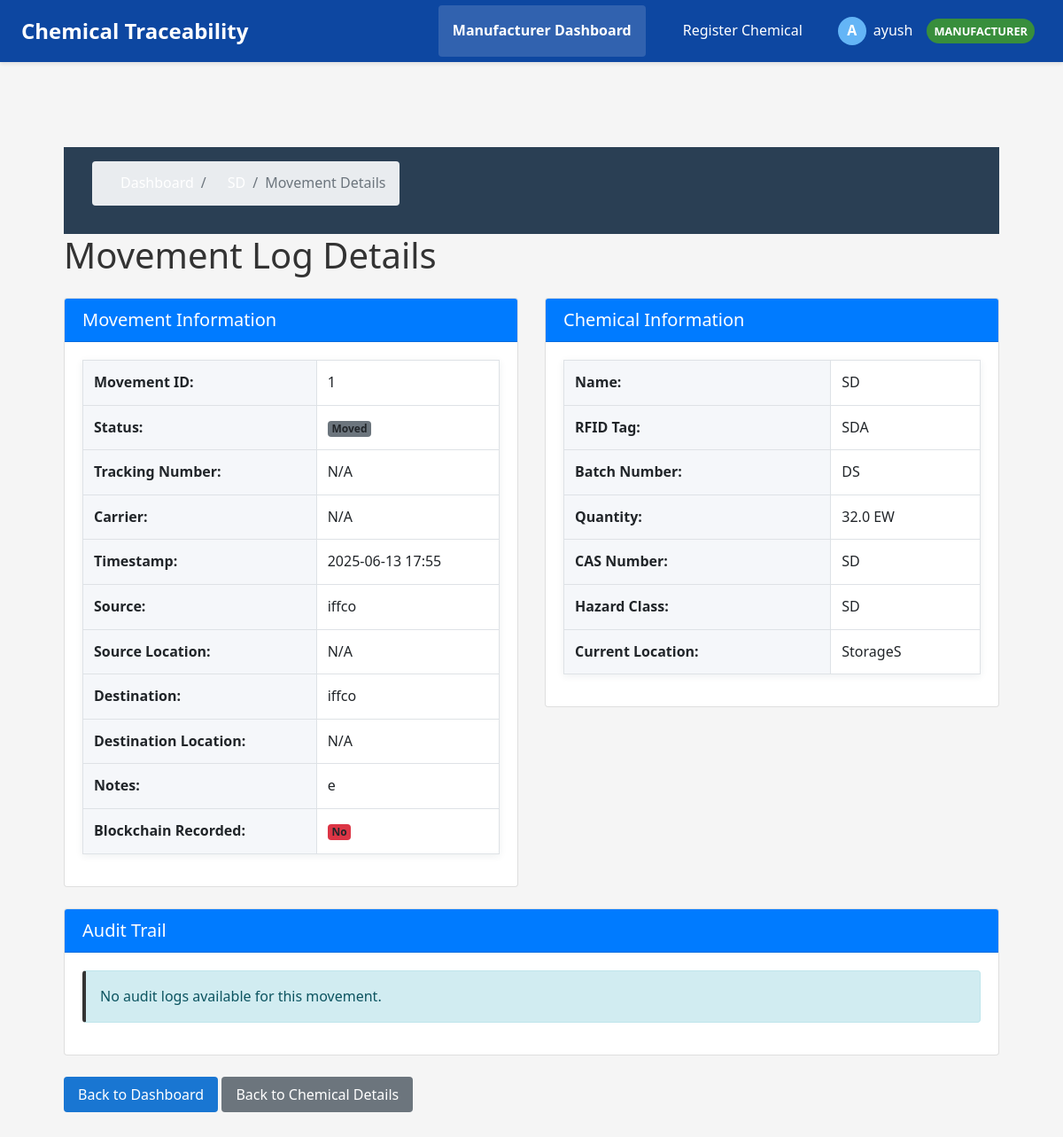
Page /movement/1 (signed in) on the committed database.
### app/models.py (models this page shows, shortened)
class User(UserMixin, db.Model):
    id = db.Column(db.Integer, primary_key=True)
    username = db.Column(db.String(80), unique=True, nullable=False)
    email = db.Column(db.String(120), unique=True, nullable=False)
    password_hash = db.Column(db.String(128), nullable=False)
    first_name = db.Column(db.String(50), nullable=True)
    last_name = db.Column(db.String(50), nullable=True)
    role = db.Column(db.Enum(RoleType), nullable=False)
    active = db.Column(db.Boolean, default=True)
    created_at = db.Column(db.DateTime, default=datetime.utcnow)
    last_login = db.Column(db.DateTime, nullable=True)
    organization_id = db.Column(db.Integer, db.ForeignKey('organization.id'))
    is_admin = db.Column(db.Boolean, default=False)

class Chemical(db.Model):
    id = db.Column(db.Integer, primary_key=True)
    name = db.Column(db.String(80), nullable=False)
    rfid_tag = db.Column(db.String(120), unique=True, nullable=False)
    quantity = db.Column(db.Float, nullable=True)
    unit = db.Column(db.String(20), nullable=True)
    expiry_date = db.Column(db.Date, nullable=True)
    storage_condition = db.Column(db.String(100), nullable=True)
    received_date = db.Column(db.Date, nullable=True)
    batch_number = db.Column(db.String(50), nullable=True)
    hazard_class = db.Column(db.String(50), nullable=True)
    cas_number = db.Column(db.String(50), nullable=True)
    description = db.Column(db.Text, nullable=True)
    current_location = db.Column(db.String(120), nullable=False, default='Storage')
    created_at = db.Column(db.DateTime, default=datetime.utcnow)
    last_updated = db.Column(db.DateTime, default=datetime.utcnow, onupdate=datetime.utcnow)
    registered_by_user_id = db.Column(db.Integer, db.ForeignKey('user.id'), nullable=False)
    manufacturer_org_id = db.Column(db.Integer, db.ForeignKey('organization.id'), nullable=False)
    current_custodian_org_id = db.Column(db.Integer, db.ForeignKey('organization.id'), nullable=False)
    registered_by = db.relationship('User', foreign_keys=[registered_by_user_id], backref='registered_chemicals')
    manufacturer_org = db.relationship('Organization', foreign_keys=[manufacturer_org_id], backref='manufactured_chemicals')
    current_custodian = db.relationship('Organization', foreign_keys=[current_custodian_org_id], backref='possessed_chemicals')

class MovementLog(db.Model):
    id = db.Column(db.Integer, primary_key=True)
    tag_id = db.Column(db.String(120), nullable=False)
    location = db.Column(db.String(120), nullable=False)
    timestamp = db.Column(db.DateTime, nullable=False)
    purpose = db.Column(db.String(200), nullable=True)
    status = db.Column(db.String(50), nullable=True)
    remarks = db.Column(db.Text, nullable=True)
    validation_status = db.Column(db.String(20), nullable=False, default='pending')  # Values: 'verified', 'suspicious', 'pending'
    blockchain_recorded = db.Column(db.Boolean, default=False)  # Track if this was recorded on the blockchain
    source_location = db.Column(db.String(120), nullable=True)  # Where the chemical was moved from
    quantity_moved = db.Column(db.Float, nullable=True)  # How much was moved (if partial)
    rfid_device_id = db.Column(db.Integer, db.ForeignKey('rfid_device.id'), nullable=True)  # If logged via hardware
    moved_by_user_id = db.Column(db.Integer, db.ForeignKey('user.id'), nullable=False)
    source_org_id = db.Column(db.Integer, db.ForeignKey('organization.id'), nullable=False)
    destination_org_id = db.Column(db.Integer, db.ForeignKey('organization.id'), nullable=False)
    chemical_id = db.Column(db.Integer, db.ForeignKey('chemical.id'), nullable=False)
    moved_by_user = db.relationship('User', backref='movement_logs')
    source_org = db.relationship('Organization', foreign_keys=[source_org_id], backref='outgoing_movements')
    destination_org = db.relationship('Organization', foreign_keys=[destination_org_id], backref='incoming_movements')
    chemical = db.relationship('Chemical', backref='movement_logs')
    rfid_device = db.relationship('RFIDDevice', backref='movement_logs')

class Organization(db.Model):
    id = db.Column(db.Integer, primary_key=True)
    name = db.Column(db.String(100), nullable=False)
    email_domain = db.Column(db.String(100), nullable=False, unique=True)
    description = db.Column(db.Text, nullable=True)
    created_at = db.Column(db.DateTime, default=datetime.utcnow)
    active = db.Column(db.Boolean, default=True)
    can_manufacture = db.Column(db.Boolean, default=False)
    can_distribute = db.Column(db.Boolean, default=False)
    can_receive = db.Column(db.Boolean, default=False)
    users = db.relationship('User', backref='organization', lazy=True)

### app/routes/dashboard.py (the view)
@dashboard_bp.route('/movement/<int:movement_id>')
@login_required
def movement_detail(movement_id):
    movement = MovementLog.query.get_or_404(movement_id)
    chemical = Chemical.query.get(movement.chemical_id) if movement.chemical_id else None
    source_org = Organization.query.get(movement.source_org_id) if movement.source_org_id else None
    destination_org = Organization.query.get(movement.destination_org_id) if movement.destination_org_id else None
    audit_logs = AuditLog.query.filter_by(
        object_type='MovementLog',
        object_id=movement.id
    ).order_by(AuditLog.timestamp.desc()).all()
    return render_template(
        'movement_detail.html',
        movement=movement,
        chemical=chemical,
        source_org=source_org,
        destination_org=destination_org,
        audit_logs=audit_logs
    )

### app/templates/movement_detail.html (shortened to what this page needs)
{% extends 'base.html' %}
{% block content %}
<div class="container mt-4">
    <div class="row">
        <div class="col-12">
            <nav aria-label="breadcrumb">
                <ol class="breadcrumb">
                    <li class="breadcrumb-item"><a href="{{ url_for('dashboard_bp.dashboard') }}">Dashboard</a></li>
                    {% if chemical %}
                    <li class="breadcrumb-item"><a href="{{ url_for('dashboard_bp.chemical_detail', chemical_id=chemical.id) }}">{{ chemical.name }}</a></li>
                    {% endif %}
                    <li class="breadcrumb-item active">Movement Details</li>
                </ol>
            </nav>
            <h1 class="mb-4">Movement Log Details</h1>
        </div>
    </div>
    <div class="row">
        <div class="col-md-6">
            <div class="card mb-4">
                <div class="card-header bg-primary text-white">
                    <h5 class="card-title mb-0">Movement Information</h5>
                </div>
                <div class="card-body">
                    <table class="table table-bordered">
                        <tr>
                            <th>Movement ID:</th>
                            <td>{{ movement.id }}</td>
                        </tr>
                        <tr>
                            <th>Status:</th>
                            <td>
                                <span class="badge {% if movement.status == 'in_transit' %}bg-warning{% elif movement.status == 'delivered' %}bg-success{% else %}bg-secondary{% endif %}">
                                    {{ movement.status|title|replace('_', ' ') }}
                                </span>
                            </td>
                        </tr>
                        <tr>
                            <th>Tracking Number:</th>
                            <td>{{ movement.tracking_number or 'N/A' }}</td>
                        </tr>
                        <tr>
                            <th>Carrier:</th>
                            <td>{{ movement.carrier or 'N/A' }}</td>
                        </tr>
                        <tr>
                            <th>Timestamp:</th>
                            <td>{{ movement.timestamp.strftime('%Y-%m-%d %H:%M') }}</td>
                        </tr>
                        <tr>
                            <th>Source:</th>
                            <td>{{ source_org.name if source_org else 'Unknown' }}</td>
                        </tr>
                        <tr>
                            <th>Source Location:</th>
                            <td>{{ movement.source_location or 'N/A' }}</td>
                        </tr>
                        <tr>
                            <th>Destination:</th>
                            <td>{{ destination_org.name if destination_org else 'Unknown' }}</td>
                        </tr>
                        <tr>
                            <th>Destination Location:</th>
                            <td>{{ movement.destination_location or 'N/A' }}</td>
                        </tr>
                        <tr>
                            <th>Notes:</th>
                            <td>{{ movement.remarks or 'None' }}</td>
                        </tr>
                        <tr>
                            <th>Blockchain Recorded:</th>
                            <td>
                                {% if movement.blockchain_recorded %}
                                <span class="badge bg-success">Yes</span>
                                {% else %}
                                <span class="badge bg-danger">No</span>
                                {% endif %}
                            </td>
                        </tr>
                    </table>
                </div>
            </div>
        </div>
        <div class="col-md-6">
            <div class="card mb-4">
                <div class="card-header bg-primary text-white">
                    <h5 class="card-title mb-0">Chemical Information</h5>
                </div>
                <div class="card-body">
                    {% if chemical %}
                    <table class="table table-bordered">
                        <tr>
                            <th>Name:</th>
                            <td>{{ chemical.name }}</td>
                        </tr>
                        <tr>
                            <th>RFID Tag:</th>
                            <td>{{ chemical.rfid_tag }}</td>
                        </tr>
                        <tr>
                            <th>Batch Number:</th>
                            <td>{{ chemical.batch_number }}</td>
                        </tr>
                        <tr>
                            <th>Quantity:</th>
                            <td>{{ chemical.quantity }} {{ chemical.unit }}</td>
                        </tr>
                        <tr>
                            <th>CAS Number:</th>
                            <td>{{ chemical.cas_number }}</td>
                        </tr>
                        <tr>
                            <th>Hazard Class:</th>
                            <td>{{ chemical.hazard_class }}</td>
                        </tr>
                        <tr>
                            <th>Current Location:</th>
                            <td>{{ chemical.current_location }}</td>
                        </tr>
                    </table>
                    {% else %}
                    <div class="alert alert-warning">
                        Chemical information not available.
                    </div>
                    {% endif %}
                </div>
            </div>
        </div>
    </div>
    <div class="row">
        <div class="col-12">
            <div class="card">
                <div class="card-header bg-primary text-white">
                    <h5 class="card-title mb-0">Audit Trail</h5>
                </div>
                <div class="card-body">
                    {% if audit_logs %}
                    <table class="table table-striped">
                        <thead>
                            <tr>
                                <th>Timestamp</th>
                                <th>Action</th>
                                <th>User</th>
                                <th>Description</th>
                            </tr>
                        </thead>
                        <tbody>
                            {% for log in audit_logs %}
                            <tr>
                                <td>{{ log.timestamp.strftime('%Y-%m-%d %H:%M') }}</td>
                                <td>{{ log.action_type|replace('_', ' ')|title }}</td>
                                <td>{{ log.user.username if log.user else 'System' }}</td>
                                <td>{{ log.description }}</td>
                            </tr>
                            {% endfor %}
                        </tbody>
                    </table>
                    {% else %}
                    <div class="alert alert-info">
                        No audit logs available for this movement.
                    </div>
                    {% endif %}
                </div>
            </div>
        </div>
    </div>
    <div class="mt-4">
        <a href="{{ url_for('dashboard_bp.dashboard') }}" class="btn btn-primary">Back to Dashboard</a>
        {% if chemical %}
        <a href="{{ url_for('dashboard_bp.chemical_detail', chemical_id=chemical.id) }}" class="btn btn-secondary">Back to Chemical Details</a>
        {% endif %}
    </div>
</div>
{% endblock %}

### app/templates/base.html (shortened to what this page needs)
<!DOCTYPE html>
<html lang="en">
<head>
    <link rel="stylesheet" href="https://stackpath.bootstrapcdn.com/bootstrap/4.5.2/css/bootstrap.min.css">
    <link rel="stylesheet" href="{{ url_for('static', filename='style.css') }}">
</head>
<body>
    <nav class="navbar">
        <div class="logo">Chemical Traceability</div>
        <div class="nav-links">
            {% if current_user.is_authenticated %}
                {% if current_user.role.name == 'MANUFACTURER' %}
                <a href="{{ url_for('manufacturer_bp.dashboard') }}" class="dashboard-btn"><strong>Manufacturer Dashboard</strong></a>
                <a href="{{ url_for('manufacturer_bp.register_chemical') }}">Register Chemical</a>
                {% endif %}
                <div class="user-menu">
                    <div class="user-info" onclick="toggleDropdown()">
                        <div class="user-avatar">{{ current_user.username[0].upper() }}</div>
                        <span class="username">{{ current_user.username }}</span>
                        <span class="role-badge {{ current_user.role.name.lower() }}">{{ current_user.role.name }}</span>
                    </div>
                </div>
            {% else %}
                <a href="{{ url_for('auth.login') }}">Login</a>
                <a href="{{ url_for('auth.register') }}">Register</a>
            {% endif %}
        </div>
    </nav>
    <div class="container">
        <main>
            {% block content %}{% endblock %}
        </main>
    </div>
</body>
</html>

### rows in the picture
User: username "A", username "ayush", role.name "MANUFACTURER"
Chemical: name "SD", rfid_tag "SDA", batch_number "DS", quantity "32.0", unit "EW", cas_number "SD", hazard_class "SD", current_location "StorageS"
MovementLog: id "1", status "Moved", timestamp "2025-06-13 17:55", source_location "N/A", remarks "e"
Organization: name "iffco"

### other values in the picture
{{ movement.tracking_number or 'N/A' }} "N/A"
{{ movement.carrier or 'N/A' }} "N/A"
{{ movement.destination_location or 'N/A' }} "N/A"
